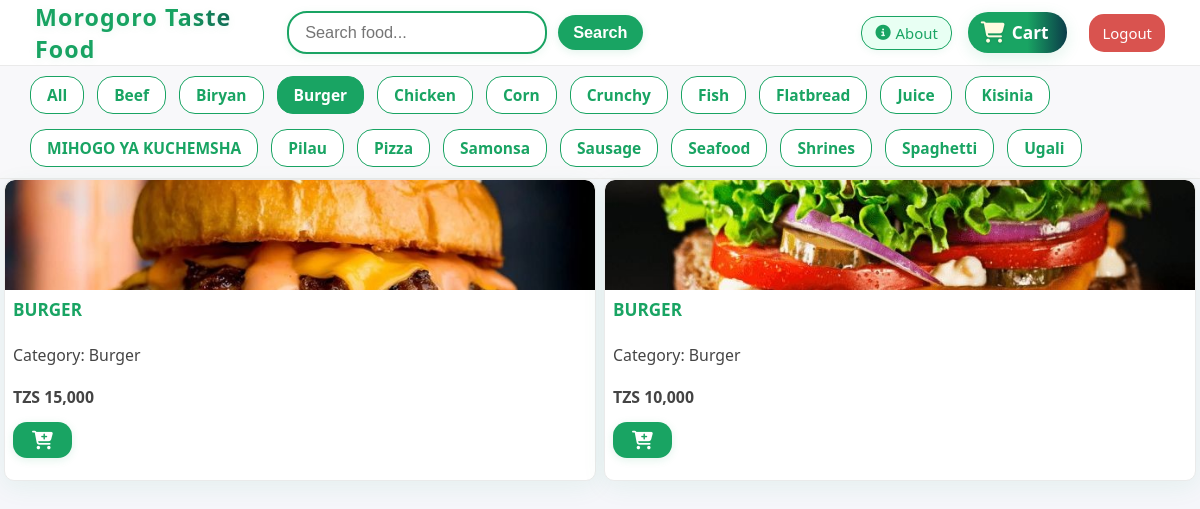
Page /menu.php?category_id=5 (signed in) on the committed database.
### tables this page shows
CREATE TABLE `categories` (
  `category_id` int(11) NOT NULL,
  `category_name` varchar(100) NOT NULL,
  `created_at` timestamp NOT NULL DEFAULT current_timestamp()
);

CREATE TABLE `food_items` (
  `food_id` int(11) NOT NULL,
  `name` varchar(100) NOT NULL,
  `price` int(11) NOT NULL,
  `image_url` varchar(255) DEFAULT NULL,
  `category_id` int(11) DEFAULT NULL,
  `created_at` datetime NOT NULL DEFAULT current_timestamp(),
  `updated_at` datetime NOT NULL DEFAULT current_timestamp() ON UPDATE current_timestamp(),
  `is_active` tinyint(1) NOT NULL DEFAULT 1
);

### menu.php (the view, shortened to what this page needs)
<?php
require_once 'includes/db.php';
$categories = [];
$stmtCat = $pdo->query("SELECT category_id, category_name FROM categories ORDER BY category_name ASC");
while ($row = $stmtCat->fetch()) {
    $categories[] = $row;
}
$stmt = $pdo->query("SELECT * FROM food_items");
$all_foods = $stmt->fetchAll();
$current_category_id = isset($_GET['category_id']) ? intval($_GET['category_id']) : 0;
if (isset($_GET['search']) && $_GET['search'] !== '') {
    $search = trim($_GET['search']);
    $foods = array_filter($all_foods, function($food) use ($search, $current_category_id) {
        $match = stripos($food['name'], $search) !== false;
        if ($current_category_id > 0) {
            $match = $match && $food['category_id'] == $current_category_id;
        }
        return $match;
    });
    if (empty($foods)) $search_not_found = "No food found matching your search.";
} else if ($current_category_id > 0) {
    $foods = array_filter($all_foods, function($food) use ($current_category_id) {
        return $food['category_id'] == $current_category_id;
    });
} else {
    $foods = $all_foods;
}
$single_search_result = false;
function categoryName($id, $categories){
    foreach($categories as $cat){
        if($cat['category_id'] == $id) return $cat['category_name'];
    }
    return 'Unknown';
}
?>
<!DOCTYPE html>
<html lang="en">
<head>
    <link rel="stylesheet" href="https://cdnjs.cloudflare.com/ajax/libs/font-awesome/6.5.0/css/all.min.css">
</head>
<body>
<div class="topbar">
  <div class="topbar-inner">
    <div class="topbar-left">
      <span class="site-title">Morogoro Taste Food</span>
    </div>
    <div class="topbar-center">
      <form method="GET" action="menu.php" id="search-form" class="search-form-row">
        <div class="search-suggest-box">
          <input type="text" id="live-search" name="search" placeholder="Search food..." autocomplete="off" value="<?= isset($_GET['search']) ? htmlspecialchars($_GET['search']) : '' ?>">
        </div>
        <button type="submit" class="search-suggest-btn">Search</button>
      </form>
    </div>
    <div class="topbar-right">
      <a href="#" class="about-link" id="about-btn"><i class="fa-solid fa-circle-info"></i> About</a>
      <a href="cart.php" class="cart-link" title="Cart">
        <i class="fa-solid fa-cart-shopping"></i>
        Cart
      </a>
      <?php if (isset($_SESSION['username'])): ?>
        <a href="logout.php" class="logout-link">Logout</a>
      <?php endif; ?>
    </div>
  </div>
</div>
<div class="category-bar">
    <a href="menu.php" class="category-btn<?= $current_category_id == 0 ? ' selected' : '' ?>">All</a>
    <?php foreach ($categories as $cat): ?>
        <a href="menu.php?category_id=<?= $cat['category_id'] ?>" class="category-btn<?= $current_category_id == $cat['category_id'] ? ' selected' : '' ?>"><?= htmlspecialchars($cat['category_name']) ?></a>
    <?php endforeach; ?>
</div>
<div class="menu-container<?= $single_search_result ? ' single-search-result' : '' ?>" id="menu-container">
    <?php foreach ($foods as $food): ?>
        <div class="menu-item" data-name="<?= strtolower(htmlspecialchars($food['name'])) ?>">
            <img src="<?= htmlspecialchars($food['image_url']) ?>" alt="<?= htmlspecialchars($food['name']) ?>">
            <div class="menu-item-content">
                <h3 title="<?= htmlspecialchars($food['name']) ?>"><?= htmlspecialchars($food['name']) ?></h3>
                <p title="<?= categoryName($food['category_id'], $categories) ?>">Category: <?= categoryName($food['category_id'], $categories) ?></p>
                <p class="price" title="TZS <?= number_format($food['price'], 0) ?>">TZS <?= number_format($food['price'], 0) ?></p>
                <a href="add_to_cart.php?id=<?= $food['food_id'] ?>" class="add-to-cart-btn" title="Add to Cart">
                    <i class="fa-solid fa-cart-plus"></i>
                </a>
            </div>
        </div>
    <?php endforeach; ?>
</div>
</body>
</html>

### rows in the picture
categories: category_name "Beef"
categories: category_name "Biryan"
categories: category_name "Burger"
categories: category_name "Chicken"
categories: category_name "Corn"
categories: category_name "Crunchy"
categories: category_name "Fish"
categories: category_name "Flatbread"
categories: category_name "Juice"
categories: category_name "Kisinia"
categories: category_name "MIHOGO YA KUCHEMSHA"
categories: category_name "Pilau"
categories: category_name "Pizza"
categories: category_name "Samonsa"
categories: category_name "Sausage"
categories: category_name "Seafood"
categories: category_name "Shrines"
categories: category_name "Spaghetti"
categories: category_name "Ugali"
food_items: image_url (picture), name "BURGER", category.category_name "Burger", price "15,000"
food_items: image_url (picture), name "BURGER", category.category_name "Burger", price "10,000"
